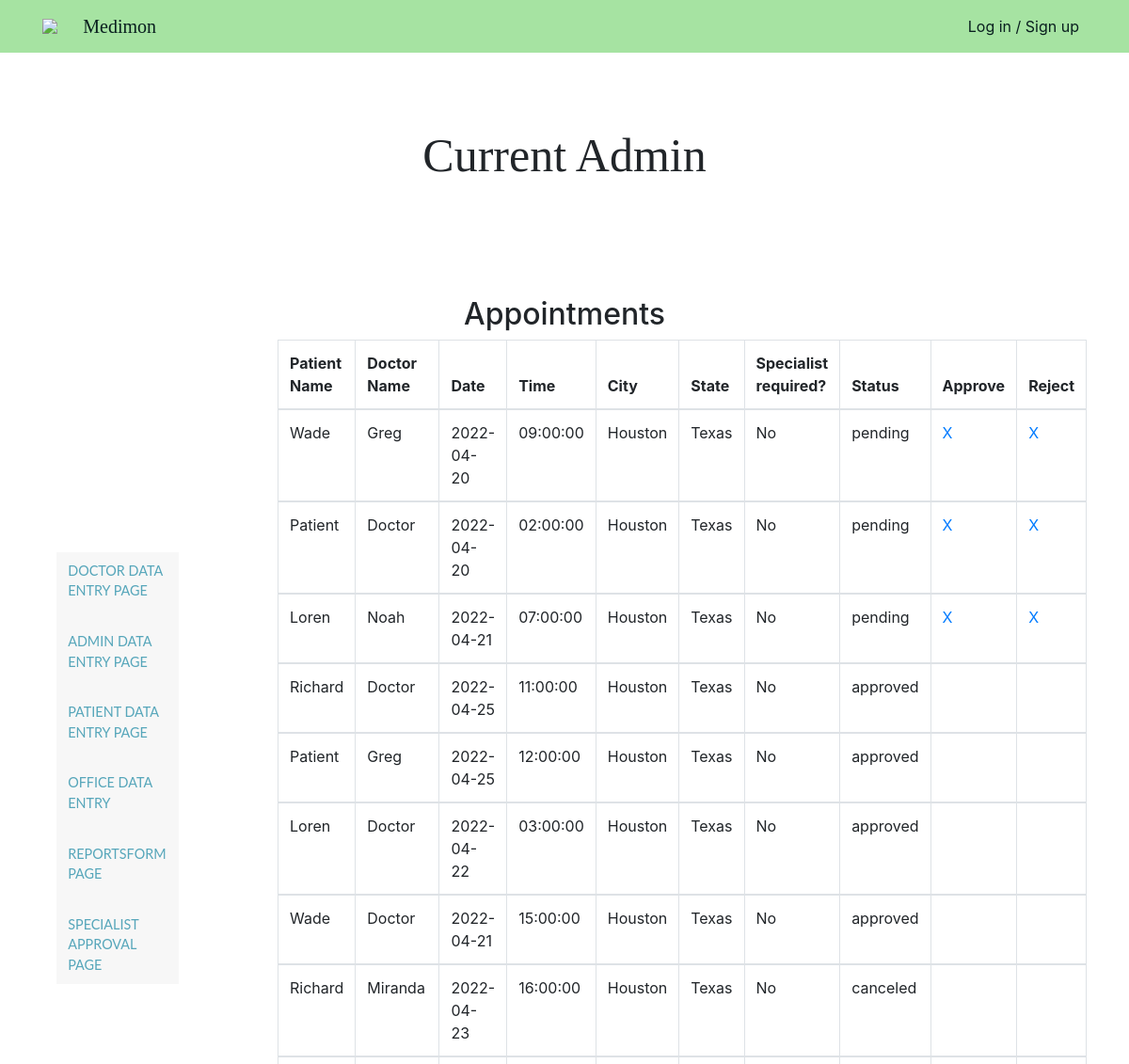
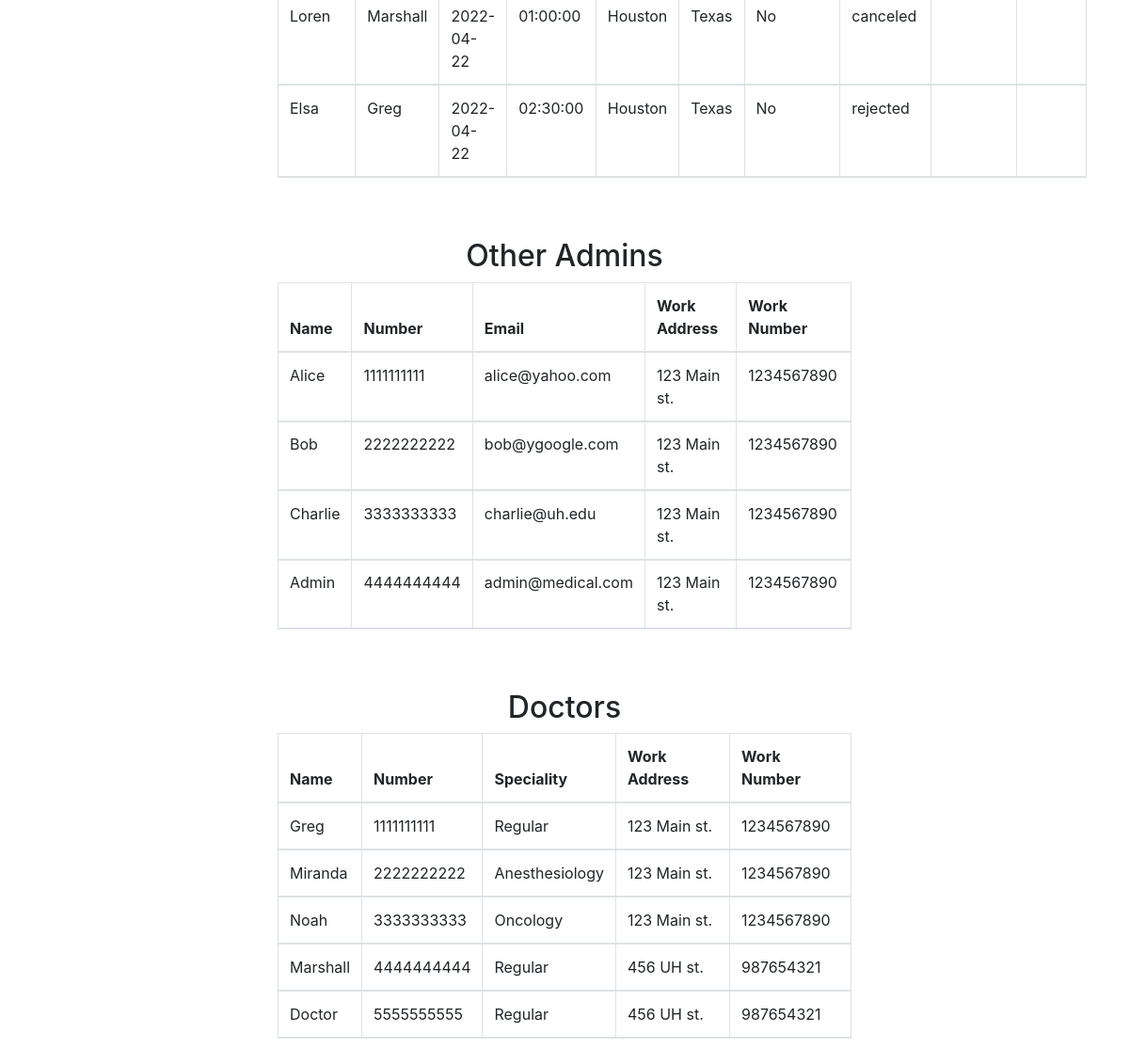
The page /adminPages/adminPage.php on the database its author committed (2 pictures, top to bottom).
### tables this page shows
CREATE TABLE APPOINTMENT (
    Appointment_id        INT AUTO_INCREMENT,
    Patient_id            INT,
    Doctor_id             INT NOT NULL,
    Office_id             INT NOT NULL,
    Appointment_status_id INT NOT NULL DEFAULT 0,
    Appointment_status    VARCHAR(12) NOT NULL,
    Date                  DATE NOT NULL,
    Slotted_time          TIME NOT NULL,
    Specialist_status     BOOLEAN NOT NULL,  
     
    PRIMARY KEY (Appointment_id),
    FOREIGN KEY (Patient_id) REFERENCES PATIENT(Patient_id),
    FOREIGN KEY (Doctor_id) REFERENCES DOCTOR(Doctor_id),
    FOREIGN KEY (Office_id) REFERENCES OFFICE(Office_id)
);

CREATE TABLE PATIENT (
    Patient_id           INT AUTO_INCREMENT,
    Primary_physician_id INT,
    Specialist_approved  BOOLEAN,
    Specialist_check VARCHAR(8) NOT NULL DEFAULT "NA",
    Name                 VARCHAR(20) NOT NULL,
    Password             VARCHAR(255) NOT NULL,
    Phone_number         CHAR(10) UNIQUE NOT NULL,
    Email                VARCHAR(254) UNIQUE,
    Age                  INT,
    Medical_allergy      BOOLEAN NOT NULL DEFAULT false,
    Medical_Al_Description VARCHAR(100),
    PRIMARY KEY (Patient_id),
    FOREIGN KEY (Primary_physician_id) REFERENCES DOCTOR(Doctor_id)
);

CREATE TABLE DOCTOR (
    Doctor_id      INT AUTO_INCREMENT,
    Office_id      INT,
    Speciality     VARCHAR(30),
    Name           VARCHAR(20),
    Password       VARCHAR(255) NOT NULL,
    Phone_number   CHAR(10) UNIQUE,
    PRIMARY KEY (Doctor_id),
    FOREIGN KEY (Office_id) REFERENCES OFFICE(Office_id)
);

CREATE TABLE OFFICE (
    Office_id    INT AUTO_INCREMENT,
    Address      VARCHAR(30),
    City         VARCHAR(15),
    State        VARCHAR(15),
    Phone_number CHAR(10) UNIQUE,
    Open_time    TIME NOT NULL,
    Close_time   TIME NOT NULL,
    PRIMARY KEY  (Office_id)
);

### adminPages/adminPage.php (the view, shortened to what this page needs)
<?php
require_once "../php/config.php";
$sql = "SELECT P.Name AS Patient_name, D.Name AS Doctor_name, A.Appointment_id, A.Date, A.Slotted_time, O.City, O.State, A.Appointment_status, Specialist_status FROM APPOINTMENT AS A
LEFt JOIN OFFICE AS O ON A.Office_id = O.Office_id
LEFT JOIN PATIENT AS P ON P.Patient_id = A.Patient_id
LEFT JOIN DOCTOR AS D ON D.Doctor_id = A.Doctor_id
ORDER BY Appointment_status='rejected', Appointment_status='canceled', Appointment_status='approved', Appointment_status='pending';";
$result = mysqli_query($db, $sql);
$APtableResult = "";
if ($result->num_rows > 0) {
  $APtableResult = "<tr>
                      <th>Patient Name</th>
                      <th>Doctor Name</th>
                      <th>Date</th>
                      <th>Time</th>
                      <th>City</th>
                      <th>State</th>
                      <th>Specialist required?</th>
                      <th>Status</th>
                      <th>Approve</th>
                      <th>Reject</th>
                    </tr>";
  while($row = $result-> fetch_assoc()) {
    $approved = 'No';
    $APtableResult .= "<tr>". "<td>" . $row["Patient_name"] . "</td><td>"  . $row["Doctor_name"] . "</td><td>"
    . $row["Date"] . "</td><td>"
    . $row["Slotted_time"] . "</td><td>"
    . $row["City"] . "</td><td>"
    . $row["State"] . "</td><td>" .
                       $approved . "</td><td>" . $row["Appointment_status"] . "</td>";
    if ($row["Appointment_status"] === 'pending') {
      $APtableResult .= "<td><a href='../adminPages/adminPage.php?approve_id=" . $row["Appointment_id"] . "'>X</a></td>";
      $APtableResult .= "<td><a href='../adminPages/adminPage.php?ren  ject_id=" . $row["Appointment_id"] . "'>X</a></td>";
    } else {
      $APtableResult .= "<td></td><td></td>";
    }
    $APtableResult .= "</tr>";
  }
}
$sql = "SELECT Name, A.Phone_number AS Admin_number, Email, Address, O.Phone_number AS Office_number FROM ADMIN AS A
LEFT JOIN OFFICE AS O ON A.Office_id = O.Office_id;";
$result = mysqli_query($db, $sql);
$OtADtableResult = "";
if ($result->num_rows > 0) {
  $OtADtableResult = "<tr>
                        <th>Name</th>
                        <th>Number</th>
                        <th>Email</th>
                        <th>Work Address</th>
                        <th>Work Number</th>
                      </tr>";
  while($row = $result-> fetch_assoc()) {
    $OtADtableResult .= "<tr>". "<td>" . $row["Name"] . "</td><td>" .
                          $row["Admin_number"] . "</td><td>" . $row["Email"] . "</td><td>" . $row["Address"] . "</td><td>" . $row["Office_number"] . "</td>" . "<tr>";
  }
}
$sql = "SELECT Name, D.Name, D.Phone_number AS Doctor_number, D.Speciality, O.Address, O.Phone_number AS Office_number FROM DOCTOR AS D
LEFT JOIN OFFICE AS O ON D.Office_id = O.Office_id;";
$result = mysqli_query($db, $sql);
$DtableResult = "";
if ($result->num_rows > 0) {
  $DtableResult = "<tr>
                        <th>Name</th>
                        <th>Number</th>
                        <th>Speciality</th>
                        <th>Work Address</th>
                        <th>Work Number</th>
                      </tr>";
  while($row = $result-> fetch_assoc()) {
    $spec = $row['Speciality'];
    if (is_null($row['Speciality'])) {
      $spec = "Regular";
    }
    $DtableResult .= "</tr>" . "<td>" . $row["Name"] . "</td><td>" . $row["Doctor_number"] . "</td><td>" . $spec . "</td><td>" . $row["Address"] . "</td><td>" . $row["Office_number"] . "</td>" . "</tr>";
  }
}
?>
<!doctype html>
<html lang="en">
<head>
  <link rel="stylesheet" href="../css/style.css">
  <link rel="stylesheet" href="https://stackpath.bootstrapcdn.com/bootstrap/4.3.1/css/bootstrap.min.css"
>
</head>
<body>
    <nav class="floating-menu">
        <a href="doctorDataEntry.php">
            <div>
                Doctor Data Entry Page
            </div>
        </a>
        <br>
        <a href="adminDataEntry.php">
            <div>
                Admin Data Entry Page
            </div>
        </a>
        <br>
        <a href="patientDataEntry.php">
            <div>
                Patient Data Entry Page
            </div>
        </a>
        <br>
        <a href="officeDataEntry.php">
            <div>
                Office Data Entry
            </div>
        </a>
        <br>
        <a href="reportsForm.php">
            <div>
                ReportsForm Page
            </div>
        </a>
        <br>
        <a href="SpecialistApproval.php">
            <div>
                Specialist Approval Page
            </div>
        </a>
    </nav>
<?php include_once("../php/header.php"); ?>
<body>
  <div class="main-container">
    <div class="main-wrap">
      <div class="text-center" id="Admin-header">Current Admin</div>
      <div class="container-fluid">
        <div class="row justify-content-center my-5">
          <div class="col-10">
            <br> <br>
            <h2>Appointments</h2>
            <table class="table table-bordered">
              <thead class="thead">
                <?php echo $APtableResult;?>
              </thead>
            </table>
            <br> <br>
            <h2>Other Admins</h2>
            <table class="table table-bordered">
              <thead class="thead">
                <?php echo $OtADtableResult;?>
              </thead>
            </table>
            <br> <br>
            <h2>Doctors</h2>
            <table class="table table-bordered">
              <thead class="thead">
                <?php echo $DtableResult;?>
              </thead>
            </table>
            <br> <br>
          </div>
        </div>
      </div>
    </div>
  </div>
</body>
</html>

### css/style.css (style rules this page uses)
html { height: 100%; }
body { margin: 0; height: 100%; background: #abadaf; font-family: Dotum,'돋움',Helvetica,sans-serif; }
.main-container { width:100%; display:flex; flex-direction:column; align-items:center; margin-top: 21px; margin-top: 21px; height: 150%; }
.main-container .main-wrap { width:768px; margin-top: 30px; }
.main-container { background-color: #ffffff; height: 700px; }
#Admin-header { margin-top: 10%; margin-bottom: 20px; font-family:Cambria, Cochin, Georgia, Times, 'Times New Roman', serif; font: bold; font-size: 50px; }
* { padding: 0px; margin: 0px; box-sizing: border-box; }
table { width: 600px; }
.floating-menu { top:25%; left:5%; font-family: sans-serif; background: rgb(247, 247, 247); padding: 5px;; width: 130px; z-index: 100; position: fixed; }
.floating-menu a, .floating-menu h3 { font-size: 0.9em; display: block; margin: 0 0.5em; color: white; }
.floating-menu { display: flex; flex-direction: column; align-items: start; list-style-type: none; }
.floating-menu a { position: relative; display: block; padding: 4px 0; font-family: Lato, sans-serif; color: #56a6ba; text-decoration: none; text-transform: uppercase; transition: 0.5s; }
.floating-menu ::after { position: absolute; content: ""; top: 100%; left: 0; width: 100%; height: 3px; background: #3498db; transform: scaleX(0); transform-origin: right; transition: transform 0.5s; }

### adminPages/adminPage.php (style rules this page uses)
h2 { text-align: center; }

### rows shown on the page
appointment: Patient.Name "Wade", Doctor.Name "Greg", Date "2022-04-20", Slotted_time "09:00:00", Office.City "Houston", Office.State "Texas", approved "No", Appointment_status "pending"
appointment: Patient.Name "Patient", Doctor.Name "Doctor", Date "2022-04-20", Slotted_time "02:00:00", Office.City "Houston", Office.State "Texas", approved "No", Appointment_status "pending"
appointment: Patient.Name "Loren", Doctor.Name "Noah", Date "2022-04-21", Slotted_time "07:00:00", Office.City "Houston", Office.State "Texas", approved "No", Appointment_status "pending"
appointment: Patient.Name "Richard", Doctor.Name "Doctor", Date "2022-04-25", Slotted_time "11:00:00", Office.City "Houston", Office.State "Texas", approved "No", Appointment_status "approved"
appointment: Patient.Name "Patient", Doctor.Name "Greg", Date "2022-04-25", Slotted_time "12:00:00", Office.City "Houston", Office.State "Texas", approved "No", Appointment_status "approved"
appointment: Patient.Name "Loren", Doctor.Name "Doctor", Date "2022-04-22", Slotted_time "03:00:00", Office.City "Houston", Office.State "Texas", approved "No", Appointment_status "approved"
appointment: Patient.Name "Wade", Doctor.Name "Doctor", Date "2022-04-21", Slotted_time "15:00:00", Office.City "Houston", Office.State "Texas", approved "No", Appointment_status "approved"
appointment: Patient.Name "Richard", Doctor.Name "Miranda", Date "2022-04-23", Slotted_time "16:00:00", Office.City "Houston", Office.State "Texas", approved "No", Appointment_status "canceled"
appointment: Patient.Name "Loren", Doctor.Name "Marshall", Date "2022-04-22", Slotted_time "01:00:00", Office.City "Houston", Office.State "Texas", approved "No", Appointment_status "canceled"
appointment: Patient.Name "Elsa", Doctor.Name "Greg", Date "2022-04-22", Slotted_time "02:30:00", Office.City "Houston", Office.State "Texas", approved "No", Appointment_status "rejected"
doctor: Name "Greg", Phone_number "1111111111", Speciality "Regular", Office.Address "123 Main st.", Office.Phone_number "1234567890"
doctor: Name "Miranda", Phone_number "2222222222", Speciality "Anesthesiology", Office.Address "123 Main st.", Office.Phone_number "1234567890"
doctor: Name "Noah", Phone_number "3333333333", Speciality "Oncology", Office.Address "123 Main st.", Office.Phone_number "1234567890"
doctor: Name "Marshall", Phone_number "4444444444", Speciality "Regular", Office.Address "456 UH st.", Office.Phone_number "987654321"
doctor: Name "Doctor", Phone_number "5555555555", Speciality "Regular", Office.Address "456 UH st.", Office.Phone_number "987654321"

### other values the page prints
$row["Name"] "Alice"
$row["Admin_number"] "1111111111"
$row["Email"] "alice@yahoo.com"
$row["Address"] "123 Main st."
$row["Office_number"] "1234567890"
$row["Name"] "Bob"
$row["Admin_number"] "2222222222"
$row["Email"] "bob@ygoogle.com"
$row["Name"] "Charlie"
$row["Admin_number"] "3333333333"
$row["Email"] "charlie@uh.edu"
$row["Name"] "Admin"
$row["Admin_number"] "4444444444"
$row["Email"] "admin@medical.com"
